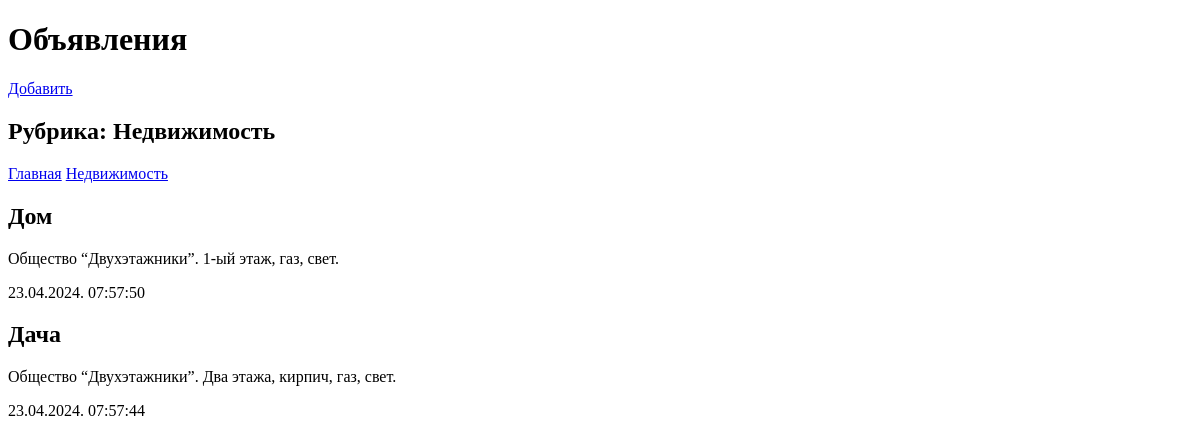
Page /bboard/1/ on the earlier database version.
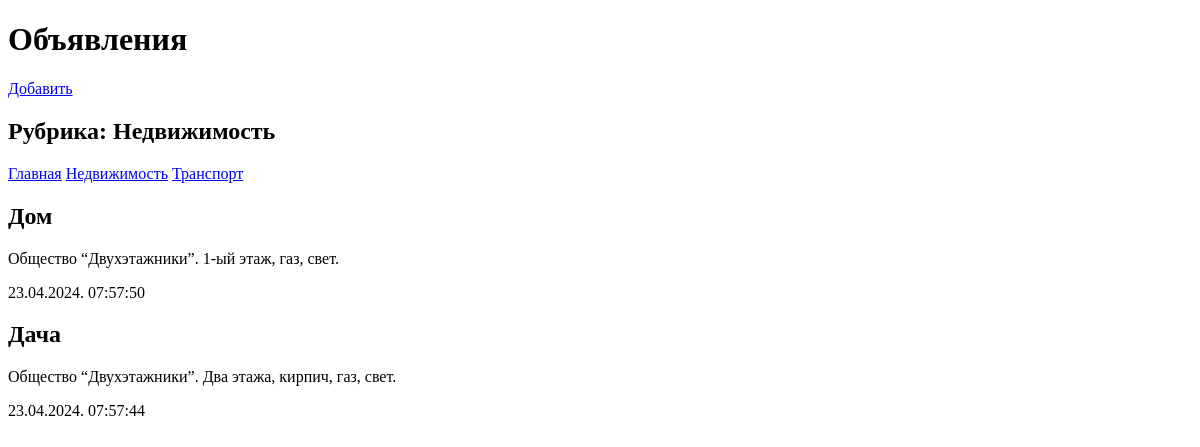
Same page on the later database version.
### bboard/models.py (models this page shows, shortened)
class Rubric(models.Model): # стр 53
	name = models.CharField(max_length=20, db_index=True, verbose_name='Название')
	class Meta:
		verbose_name_plural = 'Рубрики'
		verbose_name = 'Рубрика'
		ordering = ['name']

class Bb(models.Model): # 50
	title = models.CharField(max_length=50, verbose_name='Товар')
	content = models.TextField(null=True, blank=True, verbose_name='Описание') #
	price = models.FloatField(null=True, blank=True, verbose_name='Цена')
	published = models.DateTimeField(auto_now_add=True,  null=True, db_index=True, verbose_name='Опубликовано')
	rubric = models.ForeignKey('Rubric', null = True, on_delete=models.PROTECT, verbose_name ='Рубрика') # 54
	class Meta:
		verbose_name_plural = 'Объявления'
		verbose_name = 'Объявление'
		ordering = ['-published']

### bboard/views.py (the view)
# urls.py: path('<int:rubric_id>/', by_rubric, name='by_rubric'), # стр 61
def by_rubric(request, rubric_id): # 57
    bbs = Bb.objects.filter(rubric=rubric_id)
    rubrics = Rubric.objects.all()
    current_rubric = Rubric.objects.get(pk=rubric_id)
    context = {'bbs': bbs, 'rubrics': rubrics, 'current_rubric':current_rubric}
    return render(request, 'bboard/by_rubric.html', context)

### bboard/templates/bboard/by_rubric.html (shortened to what this page needs)
<!DOCTYPE html>
<html lang="en">
     <head>
 	 </head>
   	 <body>
          <h1>Объявления</h1>
          <a href="{% url 'add' %}">Добавить</a>
          <h2>Рубрика: {{ current_rubric.name }}</h2>
          <div>
              <a href="{% url 'index' %}">Главная</a>
              {% for rubric in rubrics %}
              <a href="{% url 'by_rubric' rubric.pk %}">{{ rubric.name }}</a>
              {% endfor %}
          </div>
          {% for bb in bbs %}
          <div>
              <h2>{{ bb.title }}</h2>
              <p>{{ bb.content }}</p>
              <p>{{ bb.published|date:'d.m.Y. H:i:s' }}</p>
          </div>
          {% endfor %}
     </body>
</html>

Differences in the rows shown:
added Rubric: name "Транспорт"
